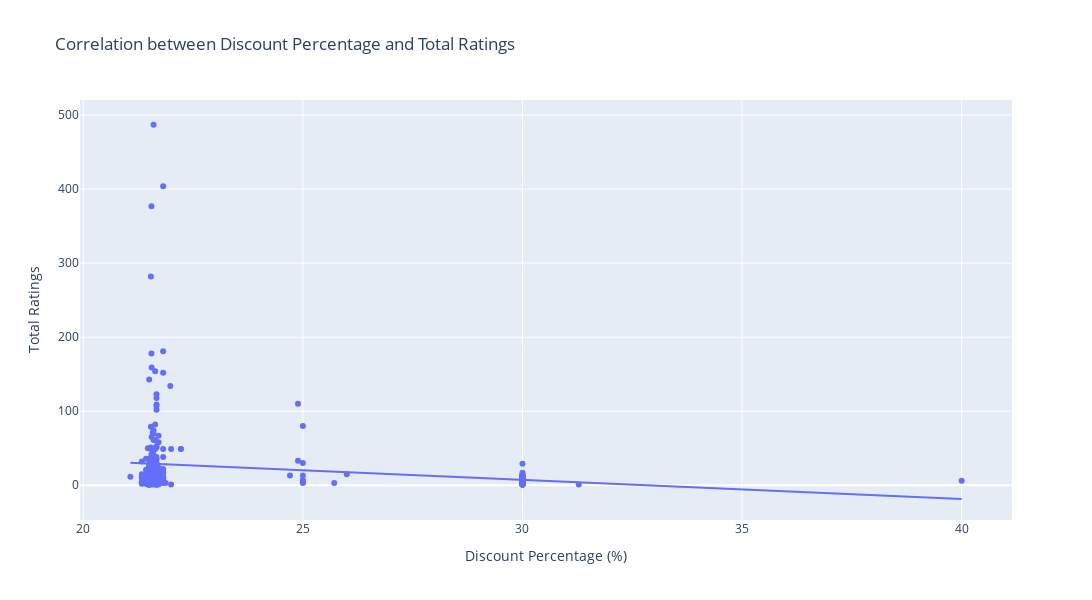

Notebook code for this chart:
### Code cell
# Calculate the correlation coefficient
corr_coef, _ = pearsonr(df['Discount Percentage'], df['Total Ratings'])
print(f'Correlation Coefficient: {corr_coef:.2f}')

# Create scatter plot with trendline
fig = px.scatter(df, x='Discount Percentage', y='Total Ratings', trendline='ols',
                 title='Correlation between Discount Percentage and Total Ratings',
                 labels={'Discount Percentage': 'Discount Percentage (%)', 'Total Ratings': 'Total Ratings'})

# Adjust the figure size
fig.update_layout(
    width=1300,  # Set the width of the figure
    height=600   # Set the height of the figure
)

iplot(fig)

### Figure 1 — Plotly figure (JSON) as saved in the notebook; plotly's stock layout.template omitted (floating-point values rounded to 4 significant figures; data arrays with more than 128 entries replaced by an {"elided": "..."} marker saying what was removed)
{"data": [{"hovertemplate": "Discount Percentage (%)=%{x}<br>Total Ratings=%{y}<extra></extra>", "legendgroup": "", "marker": {"color": "#636efa", "symbol": "circle"}, "mode": "markers", "name": "", "orientation": "v", "showlegend": false, "type": "scatter", "x": {"elided": "337 float values"}, "xaxis": "x", "y": {"elided": "337 float values"}, "yaxis": "y"}, {"hovertemplate": "<b>OLS trendline</b><br>Total Ratings = -2.59106 * Discount Percentage + 85.051<br>R<sup>2</sup>=0.038067<br><br>Discount Percentage (%)=%{x}<br>Total Ratings=%{y} <b>(trend)</b><extra></extra>", "legendgroup": "", "marker": {"color": "#636efa", "symbol": "circle"}, "mode": "lines", "name": "", "showlegend": false, "type": "scatter", "x": {"elided": "337 float values"}, "xaxis": "x", "y": {"elided": "337 float values"}, "yaxis": "y"}], "layout": {"height": 600, "legend": {"tracegroupgap": 0}, "title": {"text": "Correlation between Discount Percentage and Total Ratings"}, "width": 1300, "xaxis": {"anchor": "y", "domain": [0, 1], "title": {"text": "Discount Percentage (%)"}}, "yaxis": {"anchor": "x", "domain": [0, 1], "title": {"text": "Total Ratings"}}}}
